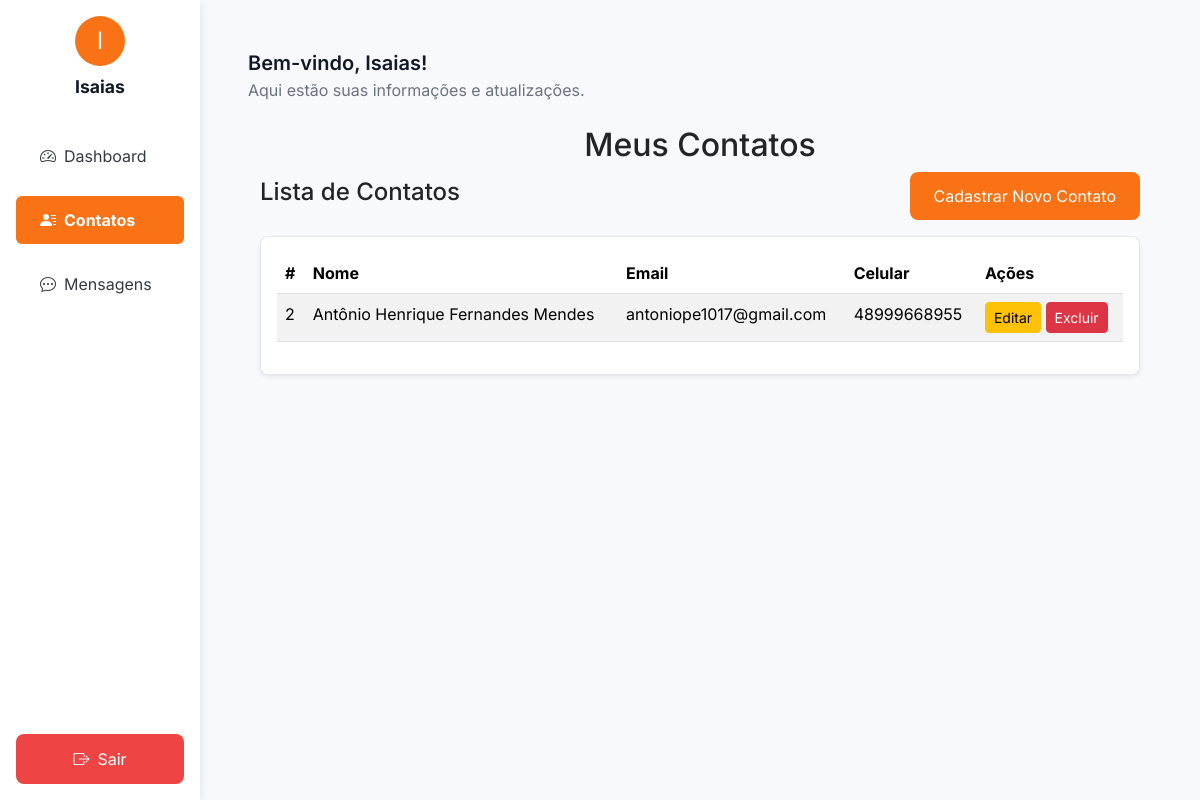
The page /contatos (signed in) on the database its author committed.
### tables this page shows
CREATE TABLE usuarios (
                id INTEGER PRIMARY KEY AUTOINCREMENT,
                nome TEXT,
                email TEXT UNIQUE,
                celular TEXT,
                senha TEXT
            );

CREATE TABLE contatos (
                id INTEGER PRIMARY KEY AUTOINCREMENT,
                usuario_id INTEGER,
                nome TEXT,
                email TEXT,
                celular TEXT,
                FOREIGN KEY(usuario_id) REFERENCES usuarios(id)
            );

### app.py (the view)
@app.route('/contatos', methods=['GET'])
def contatos():
    if 'user_id' not in session:
        return redirect(url_for('login'))
    user_id = session['user_id']
    with sqlite3.connect('instance/database.db') as conn:
        cursor = conn.cursor()
        cursor.execute('SELECT id, nome FROM usuarios WHERE id = ?', (user_id,))
        user_data = cursor.fetchone()
    if user_data is None:
        return redirect(url_for('logout'))
    user = {
        'id': user_data[0],
        'name': user_data[1]
    }
    cursor.execute('SELECT id, nome, email, celular FROM contatos WHERE usuario_id = ?', (user_id,))
    contatos = cursor.fetchall()
    return render_template('contatos.html', user=user, contatos=contatos)

### app.py (called while the page is built)
@app.before_request
def before_request():
    user_id = session.get('user_id')
    if user_id:
        with sqlite3.connect('instance/database.db') as conn:
            cursor = conn.cursor()
            cursor.execute('SELECT nome, email FROM usuarios WHERE id = ?', (user_id,))
            user = cursor.fetchone()
            if user:
                g.user = {'name': user[0], 'email': user[1]}
            else:
                g.user = None
    else:
        g.user = None

### templates/contatos.html (shortened to what this page needs)
{% extends 'base.html' %}
{% block content %}
<div class="container mt-4">
    <h2 class="text-center">Meus Contatos</h2>
    <div class="d-flex justify-content-between align-items-center mb-3">
        <h4>Lista de Contatos</h4>
        <a href="{{ url_for('criar_contato') }}" class="btn btn-primary">Cadastrar Novo Contato</a>
    </div>
    <div class="card p-3 shadow-sm">
        <table class="table table-striped table-hover">
            <thead>
                <tr>
                    <th>#</th>
                    <th>Nome</th>
                    <th>Email</th>
                    <th>Celular</th>
                    <th>Ações</th>
                </tr>
            </thead>
            <tbody>
                {% for contato in contatos %}
                    <tr>
                        <td>{{ contato[0] }}</td>
                        <td>{{ contato[1] }}</td>
                        <td>{{ contato[2] }}</td>
                        <td>{{ contato[3] }}</td>
                        <td>
                            <a href="{{ url_for('editar_contato', contato_id=contato[0]) }}" class="btn btn-warning btn-sm">Editar</a>
                            <a href="{{ url_for('excluir_contato', contato_id=contato[0]) }}" class="btn btn-danger btn-sm" onclick="return confirm('Tem certeza que deseja excluir?');">Excluir</a>
                        </td>
                    </tr>
                {% endfor %}
            </tbody>
        </table>
    </div>
</div>
{% endblock %}

### templates/base.html (shortened to what this page needs)
<!DOCTYPE html>
<html lang="pt-br">
<head>
    <link href="https://cdn.jsdelivr.net/npm/bootstrap@5.3.2/dist/css/bootstrap.min.css" rel="stylesheet">
    <link href="https://cdn.jsdelivr.net/npm/bootstrap-icons@1.10.5/font/bootstrap-icons.css" rel="stylesheet">
    <link rel="stylesheet" href="{{ url_for('static', filename='style.css') }}">
</head>
<body class="{% if request.endpoint in ['login', 'register'] %}login-register-page{% endif %}">
    <div class="container-fluid">
        <div class="row">
            {% if request.endpoint not in ['login', 'register'] %}
            <div class="col-md-2 sidebar d-flex flex-column position-relative p-3">
                <div class="text-center mb-4">
                    {% if user %}
                        <div class="avatar mx-auto mb-2">{{ user.name[0]|upper }}</div>
                        <strong>{{ user.name }}</strong>
                    {% else %}
                        <div class="text-muted">Usuário não logado</div>
                    {% endif %}
                </div>
                <ul class="nav flex-column">
                    <li class="nav-item my-2">
                        <a class="nav-link {% if request.endpoint == 'dashboard' %}active fw-bold rounded{% endif %}" href="{{ url_for('dashboard') }}">
                            <i class="bi bi-speedometer2 me-2"></i>Dashboard
                        </a>
                    </li>
                    <li class="nav-item my-2">
                        <a class="nav-link {% if request.endpoint == 'contatos' %}active fw-bold rounded{% endif %}" href="{{ url_for('contatos') }}">
                            <i class="bi bi-person-lines-fill me-2"></i>Contatos
                        </a>
                    </li>
                    <li class="nav-item my-2">
                        <a class="nav-link {% if request.endpoint == 'mensagens' %}active fw-bold rounded{% endif %}" href="{{ url_for('mensagens') }}">
                            <i class="bi bi-chat-dots me-2"></i>Mensagens
                        </a>
                    </li>
                </ul>
                <a href="{{ url_for('logout') }}" class="btn btn-logout mt-auto">
                    <i class="bi bi-box-arrow-right me-2"></i>Sair
                </a>
            </div>
            {% endif %}
            <div class="col-md-10 p-5">
                <div class="header">
                    {% if user %}
                        <div class="greeting">Bem-vindo, {{ user.name }}!</div>
                        <div class="subheading">Aqui estão suas informações e atualizações.</div>
                    {% endif %}
                </div>
                {% block content %}
                {% endblock %}
            </div>
        </div>
    </div>
</body>
</html>

### static/style.css (style rules this page uses)
body { background-color: #f8f9fc; font-family: 'Inter', sans-serif; }
.p-5 { padding: 3rem !important; }
.sidebar { background-color: #ffffff; color: #343a40; min-height: 100vh; box-shadow: 0 2px 10px rgba(0, 0, 0, 0.1); padding-top: 1.5rem; }
.sidebar .avatar { background-color: #f97316; color: white; font-size: 1.5rem; border-radius: 50%; width: 50px; height: 50px; display: flex; justify-content: center; align-items: center; margin-bottom: 1rem; }
.sidebar strong { font-size: 1.1rem; color: #111827; }
.sidebar .nav-link { color: #343a40; font-size: 1rem; padding: 0.75rem 1.5rem; border-radius: 0.5rem; }
.sidebar .nav-link.active { background-color: #f97316; color: white; }
.sidebar .btn-logout { background-color: #ef4444; color: white; font-size: 1rem; padding: 0.75rem 1.5rem; text-align: center; border-radius: 0.5rem; width: 100%; }
.header { color: #111827; }
.header .greeting { font-size: 1.25rem; font-weight: 600; }
.header .subheading { font-size: 1rem; color: #6b7280; }
.card { border: 1px solid #e5e7eb; border-radius: 8px; box-shadow: 0 1px 3px rgba(0, 0, 0, 0.1); background-color: #ffffff; }
.btn-primary { background-color: #f97316; border: none; padding: 0.75rem 1.5rem; border-radius: 0.5rem; color: white; }
a { color: #f97316; text-decoration: none; }

### rows shown on the page
usuarios: nome "I", name "Isaias"
contatos: id "2", nome "Antônio Henrique Fernandes Mendes", email "antoniope1017@gmail.com", celular "48999668955"
